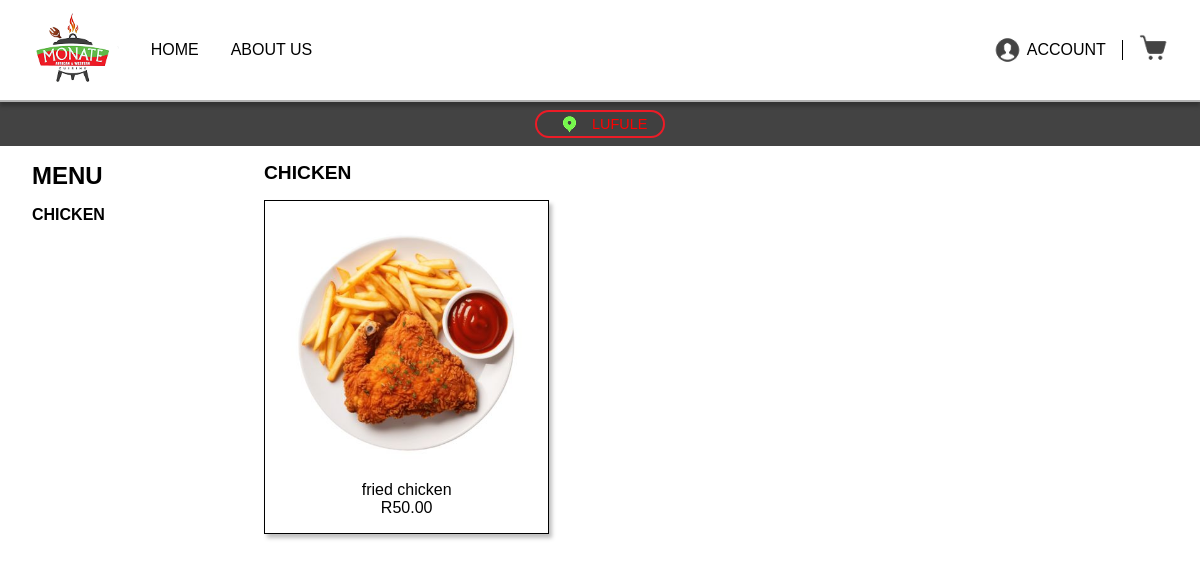
Screenshot of /menu/Lufule.php with the database file from the repository.
### tables this page shows
CREATE TABLE `menuitems` (
  `id` int(11) NOT NULL,
  `name` varchar(255) NOT NULL,
  `price` decimal(10,2) NOT NULL,
  `description` text DEFAULT NULL,
  `category` varchar(100) DEFAULT NULL,
  `image` varchar(255) DEFAULT NULL,
  `branch_location` varchar(255) NOT NULL,
  `created_at` timestamp NOT NULL DEFAULT current_timestamp()
);

### menu/Lufule.php (the view, shortened to what this page needs)
<?php
require_once "../API/db.php";
$branchLocation = "Lufule";
$stmt = $conn->prepare("SELECT id, name, price, description, category, image
                        FROM MenuItems
                        WHERE branch_location = ?");
$stmt->bind_param("s", $branchLocation);
$stmt->execute();
$result = $stmt->get_result();
$menuItems = [];
while ($row = $result->fetch_assoc()) {
    $menuItems[$row["category"]][] = $row;
}
?>
<!DOCTYPE html>
<html lang="en">
<head>
  <link rel="stylesheet" href="style.css" />
</head>
<body>
  <header class="top-header">
    <div class="logo">
      <img src="img/logo 2.png" alt="Monate Logo">
    </div>
    <nav class="nav-links">
      <a href="../HOME/index.php">HOME</a>
      <a href="../About Us/index.php">ABOUT US</a>
    </nav>
    <div class="account-cart">
      <a href="../Sign in/index.php" class="account">
        <img src="img/profile.png" alt="Account">
        <span>
          <?php if (isset($_SESSION["username"])): ?>
            Hi, <?= htmlspecialchars($_SESSION["username"]); ?>
          <?php else: ?>
            ACCOUNT
          <?php endif; ?>
        </span>
      </a>
      <a href="<?php echo isset($_SESSION["user_id"])
            ? "Lufule_cart.php?branch=" . urlencode($branchLocation)
            : '../Sign in/index.php'; ?>" class="cart">
        <img src="img/shopping cart.png" alt="Cart">
      </a>
    </div>
  </header>
  <div class="location-bar">
    <a href="Lufule.php" class="location-item active">
      <img src="img/location.png" alt="Location">
      <span>LUFULE</span>
    </a>
  </div>
  <main class="content">
    <aside class="side-menu">
      <h2>MENU</h2>
      <ul>
        <?php foreach ($menuItems as $category => $items): ?>
          <li data-category="<?= strtolower($category) ?>"><?= strtoupper($category) ?></li>
        <?php endforeach; ?>
      </ul>
    </aside>
    <section class="menu-section" id="menu-section">
      <?php foreach ($menuItems as $category => $items): ?>
        <h3><?= strtoupper($category) ?></h3>
        <div class="menu-grid">
          <?php foreach ($items as $item): ?>
            <div class="menu-card"
                 data-id="<?= $item['id'] ?>"
                 data-name="<?= htmlspecialchars($item['name']) ?>"
                 data-price="<?= number_format($item['price'], 2) ?>"
                 data-description="<?= htmlspecialchars($item['description']) ?>"
                 data-image="../admin/menu_item/<?= $item['image'] ?>">
              <img src="../admin/menu_item/<?= $item['image'] ?>"
                   alt="<?= htmlspecialchars($item['name']) ?>">
              <p class="item-name"><?= htmlspecialchars($item['name']) ?></p>
              <p class="item-price">R<?= number_format($item['price'], 2) ?></p>
            </div>
          <?php endforeach; ?>
        </div>
      <?php endforeach; ?>
    </section>
  </main>
</body>
</html>

### menu/Style.css (style rules this page uses)
* { margin: 0; padding: 0; box-sizing: border-box; }
body { font-family: Arial, Helvetica, sans-serif; background: #fff; color: #000; }
.top-header { display: flex; align-items: center; padding: 0.5rem 2rem; background: #fff; border-bottom: 2px solid rgba(0,0,0,0.3); box-shadow: 0 4px 4px rgba(0,0,0,0.25); position: sticky; top: 0; z-index: 1000; }
.logo img { height: 80px; }
.nav-links { display: flex; gap: 2rem; margin-left: 2rem; }
.nav-links a { color: black; text-decoration: none; font-size: 1rem; font-weight: 400; }
.account-cart { display: flex; align-items: center; gap: 1rem; margin-left: auto; }
.account, .cart { display: flex; align-items: center; gap: 0.3rem; text-decoration: none; color: black; font-size: 1rem; }
.account img, .cart img { height: 30px; }
.location-bar { display: flex; justify-content: center; gap: 1rem; background: #434343; padding: 0.5rem; }
.location-item { display: flex; align-items: center; gap: 0.4rem; background: #404040; border-radius: 25px; padding: 0.2rem 1rem; border: 2px solid white; color: white; font-size: 0.9rem; text-decoration: none; }
.location-item img { height: 18px; }
.location-item.active { border-color: #ed1b26; color: red; }
.content { display: flex; padding: 1rem 2rem; gap: 2rem; }
.side-menu { flex: 0 0 200px; }
.side-menu h2 { font-size: 1.5rem; margin-bottom: 1rem; }
.side-menu ul { list-style: none; }
.side-menu li { margin-bottom: 1rem; font-weight: 500; cursor: pointer; color: #434343; }
.side-menu li.active { color: black; font-weight: 900; }
.menu-section { flex: 1; }
.menu-section h3 { font-size: 1.2rem; margin-bottom: 1rem; }
.menu-grid { display: grid; grid-template-columns: repeat(auto-fill, minmax(220px, 1fr)); gap: 1.5rem; }
.menu-card { border: 1px solid black; padding: 1rem; box-shadow: 3px 4px 4px rgba(0,0,0,0.25); text-align: center; }
.menu-card img { width: 100%; height: auto; }
.item-name { margin-top: 0.5rem; font-weight: 300; }
.item-price { font-weight: 500; }

### menu/Lufule.php (style rules this page uses)
.cart { position: relative; display: inline-block; }

### rows the page displays
menuitems: image (picture), name "fried chicken", price "50.00"

### other values shown
$category "CHICKEN"
